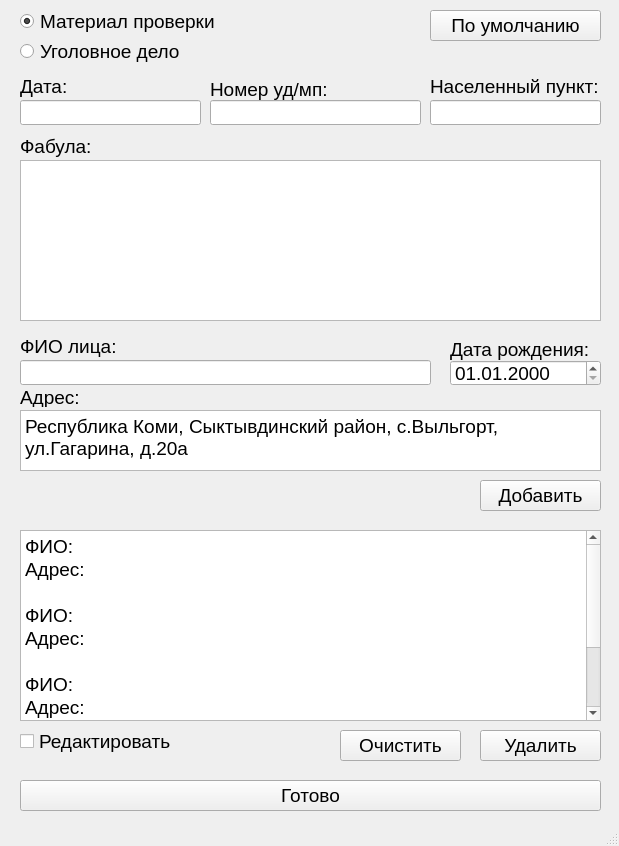
<?xml version="1.0" encoding="UTF-8"?>
<ui version="4.0">
 <class>MainWindow</class>
 <widget class="QMainWindow" name="MainWindow">
  <property name="geometry">
   <rect>
    <x>0</x>
    <y>0</y>
    <width>619</width>
    <height>846</height>
   </rect>
  </property>
  <property name="windowTitle">
   <string>ReqQt</string>
  </property>
  <widget class="QWidget" name="centralwidget">
   <widget class="QLineEdit" name="dataEdit">
    <property name="geometry">
     <rect>
      <x>20</x>
      <y>100</y>
      <width>181</width>
      <height>25</height>
     </rect>
    </property>
    <property name="font">
     <font>
      <pointsize>14</pointsize>
     </font>
    </property>
    <property name="text">
     <string/>
    </property>
   </widget>
   <widget class="QLabel" name="label">
    <property name="geometry">
     <rect>
      <x>20</x>
      <y>76</y>
      <width>101</width>
      <height>21</height>
     </rect>
    </property>
    <property name="font">
     <font>
      <pointsize>14</pointsize>
     </font>
    </property>
    <property name="text">
     <string>Дата:</string>
    </property>
   </widget>
   <widget class="QPlainTextEdit" name="fabulaInput">
    <property name="geometry">
     <rect>
      <x>20</x>
      <y>160</y>
      <width>581</width>
      <height>161</height>
     </rect>
    </property>
    <property name="font">
     <font>
      <pointsize>14</pointsize>
      <stylestrategy>PreferDefault</stylestrategy>
     </font>
    </property>
    <property name="lineWidth">
     <number>0</number>
    </property>
   </widget>
   <widget class="QLabel" name="label_2">
    <property name="geometry">
     <rect>
      <x>20</x>
      <y>136</y>
      <width>101</width>
      <height>21</height>
     </rect>
    </property>
    <property name="font">
     <font>
      <pointsize>14</pointsize>
     </font>
    </property>
    <property name="text">
     <string>Фабула:</string>
    </property>
   </widget>
   <widget class="QLabel" name="label_3">
    <property name="geometry">
     <rect>
      <x>20</x>
      <y>336</y>
      <width>151</width>
      <height>21</height>
     </rect>
    </property>
    <property name="font">
     <font>
      <pointsize>14</pointsize>
     </font>
    </property>
    <property name="text">
     <string>ФИО лица:</string>
    </property>
   </widget>
   <widget class="QPlainTextEdit" name="personInput">
    <property name="enabled">
     <bool>true</bool>
    </property>
    <property name="geometry">
     <rect>
      <x>20</x>
      <y>530</y>
      <width>581</width>
      <height>191</height>
     </rect>
    </property>
    <property name="font">
     <font>
      <pointsize>14</pointsize>
     </font>
    </property>
    <property name="readOnly">
     <bool>true</bool>
    </property>
    <property name="plainText">
     <string>ФИО:
Адрес:

ФИО:
Адрес:

ФИО:
Адрес:

ФИО:
Адрес:</string>
    </property>
   </widget>
   <widget class="QPushButton" name="readyButton">
    <property name="geometry">
     <rect>
      <x>20</x>
      <y>780</y>
      <width>581</width>
      <height>31</height>
     </rect>
    </property>
    <property name="font">
     <font>
      <pointsize>14</pointsize>
     </font>
    </property>
    <property name="text">
     <string>Готово</string>
    </property>
   </widget>
   <widget class="QLineEdit" name="numberEdit">
    <property name="geometry">
     <rect>
      <x>210</x>
      <y>100</y>
      <width>211</width>
      <height>25</height>
     </rect>
    </property>
    <property name="font">
     <font>
      <pointsize>14</pointsize>
     </font>
    </property>
    <property name="text">
     <string/>
    </property>
   </widget>
   <widget class="QLabel" name="label_4">
    <property name="geometry">
     <rect>
      <x>210</x>
      <y>79</y>
      <width>161</width>
      <height>21</height>
     </rect>
    </property>
    <property name="font">
     <font>
      <pointsize>14</pointsize>
     </font>
    </property>
    <property name="text">
     <string>Номер уд/мп:</string>
    </property>
   </widget>
   <widget class="QRadioButton" name="mpRadioButton">
    <property name="geometry">
     <rect>
      <x>20</x>
      <y>10</y>
      <width>231</width>
      <height>23</height>
     </rect>
    </property>
    <property name="font">
     <font>
      <pointsize>14</pointsize>
     </font>
    </property>
    <property name="acceptDrops">
     <bool>false</bool>
    </property>
    <property name="toolTipDuration">
     <number>-1</number>
    </property>
    <property name="autoFillBackground">
     <bool>false</bool>
    </property>
    <property name="text">
     <string>Материал проверки</string>
    </property>
    <property name="checked">
     <bool>true</bool>
    </property>
   </widget>
   <widget class="QRadioButton" name="udRadioButton">
    <property name="geometry">
     <rect>
      <x>20</x>
      <y>40</y>
      <width>181</width>
      <height>23</height>
     </rect>
    </property>
    <property name="font">
     <font>
      <pointsize>14</pointsize>
     </font>
    </property>
    <property name="text">
     <string>Уголовное дело</string>
    </property>
   </widget>
   <widget class="QLabel" name="label_5">
    <property name="geometry">
     <rect>
      <x>430</x>
      <y>76</y>
      <width>181</width>
      <height>21</height>
     </rect>
    </property>
    <property name="font">
     <font>
      <pointsize>14</pointsize>
     </font>
    </property>
    <property name="text">
     <string>Населенный пункт:</string>
    </property>
   </widget>
   <widget class="QLineEdit" name="placeEdit">
    <property name="geometry">
     <rect>
      <x>430</x>
      <y>100</y>
      <width>171</width>
      <height>25</height>
     </rect>
    </property>
    <property name="font">
     <font>
      <pointsize>14</pointsize>
     </font>
    </property>
   </widget>
   <widget class="QLabel" name="label_6">
    <property name="geometry">
     <rect>
      <x>240</x>
      <y>730</y>
      <width>161</width>
      <height>21</height>
     </rect>
    </property>
    <property name="font">
     <font>
      <pointsize>14</pointsize>
     </font>
    </property>
    <property name="text">
     <string/>
    </property>
   </widget>
   <widget class="QDateEdit" name="bornEdit">
    <property name="geometry">
     <rect>
      <x>450</x>
      <y>360</y>
      <width>151</width>
      <height>26</height>
     </rect>
    </property>
    <property name="font">
     <font>
      <pointsize>14</pointsize>
     </font>
    </property>
    <property name="readOnly">
     <bool>false</bool>
    </property>
    <property name="displayFormat">
     <string>dd.MM.yyyy</string>
    </property>
   </widget>
   <widget class="QLineEdit" name="fioEdit">
    <property name="geometry">
     <rect>
      <x>20</x>
      <y>360</y>
      <width>411</width>
      <height>25</height>
     </rect>
    </property>
    <property name="font">
     <font>
      <pointsize>14</pointsize>
     </font>
    </property>
   </widget>
   <widget class="QLabel" name="label_7">
    <property name="geometry">
     <rect>
      <x>450</x>
      <y>339</y>
      <width>151</width>
      <height>21</height>
     </rect>
    </property>
    <property name="font">
     <font>
      <pointsize>14</pointsize>
     </font>
    </property>
    <property name="text">
     <string>Дата рождения:</string>
    </property>
   </widget>
   <widget class="QLabel" name="label_8">
    <property name="geometry">
     <rect>
      <x>20</x>
      <y>387</y>
      <width>67</width>
      <height>20</height>
     </rect>
    </property>
    <property name="font">
     <font>
      <pointsize>14</pointsize>
     </font>
    </property>
    <property name="text">
     <string>Адрес:</string>
    </property>
   </widget>
   <widget class="QPlainTextEdit" name="adressTextEdit">
    <property name="geometry">
     <rect>
      <x>20</x>
      <y>410</y>
      <width>581</width>
      <height>61</height>
     </rect>
    </property>
    <property name="font">
     <font>
      <pointsize>14</pointsize>
     </font>
    </property>
    <property name="plainText">
     <string>Республика Коми, Сыктывдинский район, с.Выльгорт, ул.Гагарина, д.20а</string>
    </property>
   </widget>
   <widget class="QPushButton" name="addPersonButton">
    <property name="geometry">
     <rect>
      <x>480</x>
      <y>480</y>
      <width>121</width>
      <height>31</height>
     </rect>
    </property>
    <property name="font">
     <font>
      <pointsize>14</pointsize>
     </font>
    </property>
    <property name="text">
     <string>Добавить</string>
    </property>
   </widget>
   <widget class="QCheckBox" name="redCheckBox">
    <property name="geometry">
     <rect>
      <x>20</x>
      <y>730</y>
      <width>161</width>
      <height>23</height>
     </rect>
    </property>
    <property name="font">
     <font>
      <pointsize>14</pointsize>
     </font>
    </property>
    <property name="text">
     <string>Редактировать</string>
    </property>
   </widget>
   <widget class="QPushButton" name="delPersonButton">
    <property name="geometry">
     <rect>
      <x>480</x>
      <y>730</y>
      <width>121</width>
      <height>31</height>
     </rect>
    </property>
    <property name="font">
     <font>
      <pointsize>14</pointsize>
     </font>
    </property>
    <property name="text">
     <string>Удалить</string>
    </property>
   </widget>
   <widget class="QPushButton" name="clearPersonButton">
    <property name="geometry">
     <rect>
      <x>340</x>
      <y>730</y>
      <width>121</width>
      <height>31</height>
     </rect>
    </property>
    <property name="font">
     <font>
      <pointsize>14</pointsize>
     </font>
    </property>
    <property name="text">
     <string>Очистить</string>
    </property>
   </widget>
   <widget class="QPushButton" name="defaultButton">
    <property name="geometry">
     <rect>
      <x>430</x>
      <y>10</y>
      <width>171</width>
      <height>31</height>
     </rect>
    </property>
    <property name="font">
     <font>
      <pointsize>14</pointsize>
     </font>
    </property>
    <property name="text">
     <string>По умолчанию</string>
    </property>
   </widget>
  </widget>
  <widget class="QMenuBar" name="menubar">
   <property name="geometry">
    <rect>
     <x>0</x>
     <y>0</y>
     <width>619</width>
     <height>22</height>
    </rect>
   </property>
  </widget>
  <widget class="QStatusBar" name="statusbar"/>
 </widget>
 <resources/>
 <connections/>
</ui>
